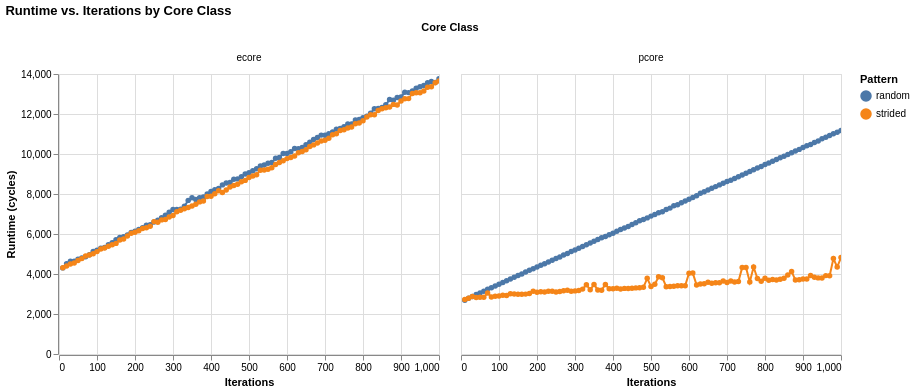

The cell this chart's notebook holds for it:
### Code cell
unit = df["unit"].iloc[0]
y_title = f"Runtime ({unit})"

base = (
    alt.Chart(df)
    .mark_line(point=True)
    .encode(
        x=alt.X("iterations:Q", title="Iterations"),
        y=alt.Y("runtime:Q", title=y_title),
        color=alt.Color("pattern:N", title="Pattern"),
        tooltip=["pattern", "core_kind", "iterations", "runtime", "unit"],
    )
    .properties(width=380, height=280)
)

chart = base.facet(
    column=alt.Column("core_kind:N", title="Core Class", sort=["ecore", "pcore"])
).properties(title="Runtime vs. Iterations by Core Class").interactive()

chart

### Figure 1 — Vega-Lite specification as saved in the notebook (floating-point values rounded to 4 significant figures; data arrays with more than 128 entries replaced by an {"elided": "..."} marker saying what was removed)
{"config": {"view": {"continuousWidth": 300, "continuousHeight": 300}}, "data": {"name": "data-b93b4f6149b6ef59622456bb991530dd"}, "facet": {"column": {"field": "core_kind", "sort": ["ecore", "pcore"], "title": "Core Class", "type": "nominal"}}, "spec": {"mark": {"type": "line", "point": true}, "encoding": {"color": {"field": "pattern", "title": "Pattern", "type": "nominal"}, "tooltip": [{"field": "pattern", "type": "nominal"}, {"field": "core_kind", "type": "nominal"}, {"field": "iterations", "type": "quantitative"}, {"field": "runtime", "type": "quantitative"}, {"field": "unit", "type": "nominal"}], "x": {"field": "iterations", "title": "Iterations", "type": "quantitative"}, "y": {"field": "runtime", "title": "Runtime (cycles)", "type": "quantitative"}}, "height": 280, "name": "view_c994072b0e1c39d9_0", "width": 380}, "params": [{"name": "param_1e9efca18e7a2868", "select": {"type": "interval", "encodings": ["x", "y"]}, "bind": "scales", "views": ["view_c994072b0e1c39d9_0"]}], "title": "Runtime vs. Iterations by Core Class", "$schema": "https://vega.github.io/schema/vega-lite/v6.1.0.json", "datasets": {"data-b93b4f6149b6ef59622456bb991530dd": {"elided": "400 records"}}}
